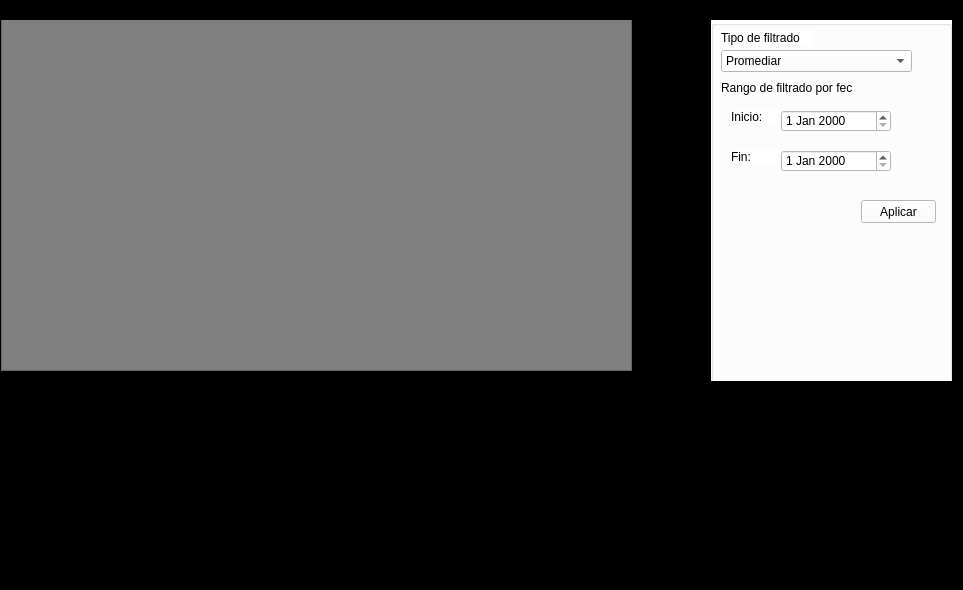
<?xml version="1.0" encoding="UTF-8"?>
<ui version="4.0">
 <class>MainWindow</class>
 <widget class="QMainWindow" name="MainWindow">
  <property name="geometry">
   <rect>
    <x>0</x>
    <y>0</y>
    <width>963</width>
    <height>590</height>
   </rect>
  </property>
  <property name="palette">
   <palette>
    <active>
     <colorrole role="Base">
      <brush brushstyle="SolidPattern">
       <color alpha="255">
        <red>255</red>
        <green>255</green>
        <blue>255</blue>
       </color>
      </brush>
     </colorrole>
     <colorrole role="Window">
      <brush brushstyle="SolidPattern">
       <color alpha="255">
        <red>0</red>
        <green>0</green>
        <blue>0</blue>
       </color>
      </brush>
     </colorrole>
    </active>
    <inactive>
     <colorrole role="Base">
      <brush brushstyle="SolidPattern">
       <color alpha="255">
        <red>255</red>
        <green>255</green>
        <blue>255</blue>
       </color>
      </brush>
     </colorrole>
     <colorrole role="Window">
      <brush brushstyle="SolidPattern">
       <color alpha="255">
        <red>0</red>
        <green>0</green>
        <blue>0</blue>
       </color>
      </brush>
     </colorrole>
    </inactive>
    <disabled>
     <colorrole role="Base">
      <brush brushstyle="SolidPattern">
       <color alpha="255">
        <red>0</red>
        <green>0</green>
        <blue>0</blue>
       </color>
      </brush>
     </colorrole>
     <colorrole role="Window">
      <brush brushstyle="SolidPattern">
       <color alpha="255">
        <red>0</red>
        <green>0</green>
        <blue>0</blue>
       </color>
      </brush>
     </colorrole>
    </disabled>
   </palette>
  </property>
  <property name="windowTitle">
   <string>DataCleanPy</string>
  </property>
  <property name="autoFillBackground">
   <bool>true</bool>
  </property>
  <property name="tabShape">
   <enum>QTabWidget::Rounded</enum>
  </property>
  <property name="unifiedTitleAndToolBarOnMac">
   <bool>false</bool>
  </property>
  <widget class="QWidget" name="centralwidget">
   <layout class="QVBoxLayout" name="verticalLayout_2">
    <property name="spacing">
     <number>0</number>
    </property>
    <property name="leftMargin">
     <number>0</number>
    </property>
    <property name="topMargin">
     <number>0</number>
    </property>
    <property name="rightMargin">
     <number>0</number>
    </property>
    <property name="bottomMargin">
     <number>0</number>
    </property>
    <item>
     <widget class="QFrame" name="frame">
      <property name="frameShape">
       <enum>QFrame::StyledPanel</enum>
      </property>
      <property name="frameShadow">
       <enum>QFrame::Raised</enum>
      </property>
      <layout class="QVBoxLayout" name="verticalLayout">
       <property name="spacing">
        <number>0</number>
       </property>
       <property name="leftMargin">
        <number>0</number>
       </property>
       <property name="topMargin">
        <number>0</number>
       </property>
       <property name="rightMargin">
        <number>0</number>
       </property>
       <property name="bottomMargin">
        <number>0</number>
       </property>
       <item>
        <widget class="QFrame" name="frame_2">
         <property name="styleSheet">
          <string notr="true">background-color: black
</string>
         </property>
         <property name="frameShape">
          <enum>QFrame::StyledPanel</enum>
         </property>
         <property name="frameShadow">
          <enum>QFrame::Raised</enum>
         </property>
         <widget class="QGraphicsView" name="grafica">
          <property name="geometry">
           <rect>
            <x>0</x>
            <y>-10</y>
            <width>631</width>
            <height>361</height>
           </rect>
          </property>
          <property name="styleSheet">
           <string notr="true">background-color: gray
</string>
          </property>
         </widget>
         <widget class="QWidget" name="widget" native="true">
          <property name="geometry">
           <rect>
            <x>690</x>
            <y>0</y>
            <width>261</width>
            <height>361</height>
           </rect>
          </property>
          <widget class="QGroupBox" name="groupBox">
           <property name="geometry">
            <rect>
             <x>20</x>
             <y>0</y>
             <width>241</width>
             <height>401</height>
            </rect>
           </property>
           <property name="styleSheet">
            <string notr="true">background-color : rgb(255, 255, 255)</string>
           </property>
           <property name="title">
            <string/>
           </property>
           <widget class="QComboBox" name="comboBoxTipo">
            <property name="geometry">
             <rect>
              <x>10</x>
              <y>30</y>
              <width>191</width>
              <height>22</height>
             </rect>
            </property>
            <item>
             <property name="text">
              <string>Promediar</string>
             </property>
            </item>
            <item>
             <property name="text">
              <string>Filtro de Kalmann</string>
             </property>
            </item>
            <item>
             <property name="text">
              <string>Limpiar</string>
             </property>
            </item>
            <item>
             <property name="text">
              <string>Interpolación</string>
             </property>
            </item>
           </widget>
           <widget class="QLabel" name="label">
            <property name="geometry">
             <rect>
              <x>10</x>
              <y>60</y>
              <width>131</width>
              <height>16</height>
             </rect>
            </property>
            <property name="text">
             <string>Rango de filtrado por fecha</string>
            </property>
           </widget>
           <widget class="QPushButton" name="Buttonaplicar">
            <property name="geometry">
             <rect>
              <x>150</x>
              <y>180</y>
              <width>75</width>
              <height>23</height>
             </rect>
            </property>
            <property name="text">
             <string>Aplicar</string>
            </property>
           </widget>
           <widget class="QLabel" name="label_2">
            <property name="geometry">
             <rect>
              <x>10</x>
              <y>10</y>
              <width>91</width>
              <height>16</height>
             </rect>
            </property>
            <property name="text">
             <string>Tipo de filtrado</string>
            </property>
           </widget>
           <widget class="QDateEdit" name="InicialDate">
            <property name="geometry">
             <rect>
              <x>70</x>
              <y>90</y>
              <width>110</width>
              <height>22</height>
             </rect>
            </property>
           </widget>
           <widget class="QLabel" name="label_3">
            <property name="geometry">
             <rect>
              <x>20</x>
              <y>90</y>
              <width>47</width>
              <height>13</height>
             </rect>
            </property>
            <property name="text">
             <string>Inicio:</string>
            </property>
           </widget>
           <widget class="QLabel" name="label_4">
            <property name="geometry">
             <rect>
              <x>20</x>
              <y>130</y>
              <width>47</width>
              <height>13</height>
             </rect>
            </property>
            <property name="text">
             <string>Fin:</string>
            </property>
           </widget>
           <widget class="QDateEdit" name="FinalDate">
            <property name="geometry">
             <rect>
              <x>70</x>
              <y>130</y>
              <width>110</width>
              <height>22</height>
             </rect>
            </property>
           </widget>
          </widget>
         </widget>
        </widget>
       </item>
      </layout>
     </widget>
    </item>
   </layout>
  </widget>
  <widget class="QMenuBar" name="menubar">
   <property name="geometry">
    <rect>
     <x>0</x>
     <y>0</y>
     <width>963</width>
     <height>21</height>
    </rect>
   </property>
   <widget class="QMenu" name="menuMenu">
    <property name="tearOffEnabled">
     <bool>false</bool>
    </property>
    <property name="title">
     <string>Archivo</string>
    </property>
    <addaction name="actionAbrir_archivo"/>
    <addaction name="actionGuardar_resultados"/>
    <addaction name="actionBorra_todo"/>
   </widget>
   <widget class="QMenu" name="menuCargar_archivo">
    <property name="title">
     <string>Cargar archivo</string>
    </property>
    <addaction name="actionTXT"/>
    <addaction name="actionCSV"/>
   </widget>
   <widget class="QMenu" name="menuIntegraci_n_de_servicios">
    <property name="title">
     <string>Integración de servicios</string>
    </property>
    <addaction name="actionThingsboard"/>
   </widget>
   <addaction name="menuMenu"/>
   <addaction name="menuCargar_archivo"/>
   <addaction name="menuIntegraci_n_de_servicios"/>
  </widget>
  <action name="actionAbrir_archivo">
   <property name="text">
    <string>Abrir archivo</string>
   </property>
   <property name="iconText">
    <string>Abrir archivo</string>
   </property>
   <property name="iconVisibleInMenu">
    <bool>true</bool>
   </property>
   <property name="priority">
    <enum>QAction::HighPriority</enum>
   </property>
  </action>
  <action name="actionGuardar_resultados">
   <property name="text">
    <string>Descargar archivo</string>
   </property>
  </action>
  <action name="actionTXT">
   <property name="text">
    <string>TXT</string>
   </property>
  </action>
  <action name="actionCSV">
   <property name="text">
    <string>CSV</string>
   </property>
  </action>
  <action name="actionThingsboard">
   <property name="text">
    <string>Thingsboard</string>
   </property>
  </action>
  <action name="actionBorra_todo">
   <property name="text">
    <string>Eliminar cambios</string>
   </property>
  </action>
 </widget>
 <resources/>
 <connections/>
</ui>
